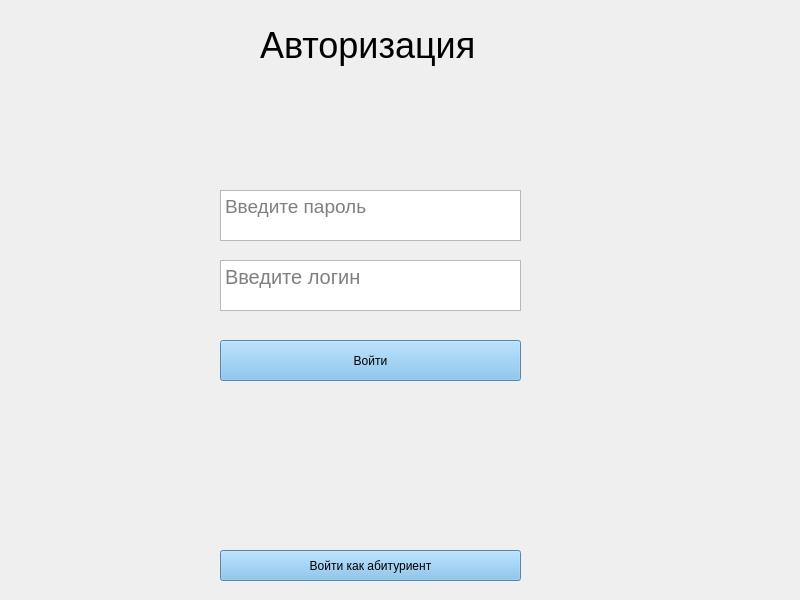
<?xml version="1.0" encoding="UTF-8"?>
<ui version="4.0">
 <class>Atorization</class>
 <widget class="QWidget" name="Atorization">
  <property name="geometry">
   <rect>
    <x>0</x>
    <y>0</y>
    <width>800</width>
    <height>600</height>
   </rect>
  </property>
  <property name="windowTitle">
   <string>Widget</string>
  </property>
  <widget class="QLabel" name="Title">
   <property name="geometry">
    <rect>
     <x>260</x>
     <y>0</y>
     <width>251</width>
     <height>91</height>
    </rect>
   </property>
   <property name="font">
    <font>
     <pointsize>27</pointsize>
    </font>
   </property>
   <property name="text">
    <string>Авторизация</string>
   </property>
  </widget>
  <widget class="QPushButton" name="enter">
   <property name="geometry">
    <rect>
     <x>220</x>
     <y>340</y>
     <width>301</width>
     <height>41</height>
    </rect>
   </property>
   <property name="styleSheet">
    <string notr="true">background-color: rgb(118, 187, 237);</string>
   </property>
   <property name="text">
    <string>Войти</string>
   </property>
  </widget>
  <widget class="QPushButton" name="Button_enter_guest">
   <property name="geometry">
    <rect>
     <x>220</x>
     <y>550</y>
     <width>301</width>
     <height>31</height>
    </rect>
   </property>
   <property name="styleSheet">
    <string notr="true">background-color: rgb(118, 187, 237);</string>
   </property>
   <property name="text">
    <string>Войти как абитуриент</string>
   </property>
  </widget>
  <widget class="QTextEdit" name="Edit_password">
   <property name="geometry">
    <rect>
     <x>220</x>
     <y>190</y>
     <width>301</width>
     <height>51</height>
    </rect>
   </property>
   <property name="font">
    <font>
     <pointsize>14</pointsize>
    </font>
   </property>
   <property name="placeholderText">
    <string>Введите пароль</string>
   </property>
  </widget>
  <widget class="QTextEdit" name="Edit_login">
   <property name="geometry">
    <rect>
     <x>220</x>
     <y>260</y>
     <width>301</width>
     <height>51</height>
    </rect>
   </property>
   <property name="font">
    <font>
     <pointsize>15</pointsize>
    </font>
   </property>
   <property name="layoutDirection">
    <enum>Qt::LeftToRight</enum>
   </property>
   <property name="placeholderText">
    <string>Введите логин</string>
   </property>
  </widget>
  <widget class="QLabel" name="label">
   <property name="geometry">
    <rect>
     <x>530</x>
     <y>340</y>
     <width>261</width>
     <height>251</height>
    </rect>
   </property>
   <property name="maximumSize">
    <size>
     <width>1251</width>
     <height>851</height>
    </size>
   </property>
   <property name="text">
    <string/>
   </property>
   <property name="pixmap">
    <pixmap>../../../Изображения/logo1.jpg</pixmap>
   </property>
  </widget>
 </widget>
 <resources/>
 <connections/>
</ui>
